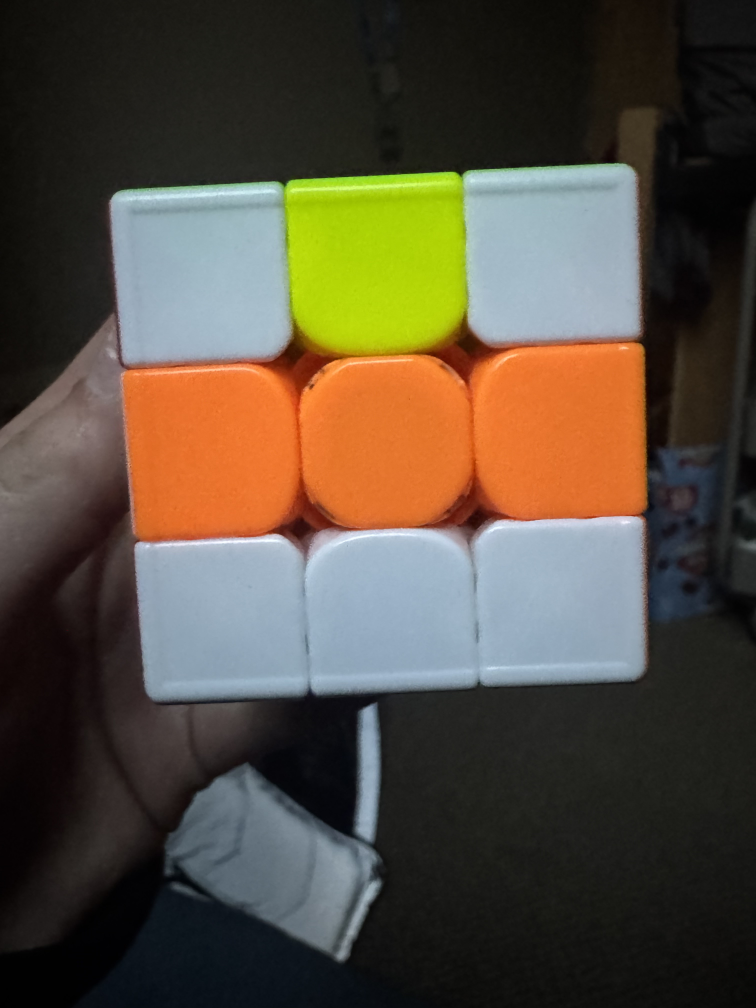
#> input picture face1_rubiks_cube.jpg, 3024 x 4032 px, given in place of the camera (shown at 1/4 size)
$ python edge_detection.py
#> lines starting #> are read from the running program, lines starting #| are printed output that depends on the picture; after the words box and inside, x2 and y2 are one past the last pixel; in counts of white or black regions, pixels touching at a corner belong together
import cv2
import numpy as np
import sys
import html
import webbrowser
from pathlib import Path
import kociemba
from skimage.color import rgb2lab, deltaE_ciede2000

# Define the colors of rubiks cube
COLOR_MAPPINGS = {
    "White": {"char": "W", "id": 1, "bgr": (255, 255, 255)},
    "Yellow": {"char": "Y", "id": 2, "bgr": (0, 255, 255)},
    "Green": {"char": "G", "id": 3, "bgr": (0, 200, 0)},
    "Blue": {"char": "B", "id": 4, "bgr": (255, 0, 0)},
    "Orange": {"char": "O", "id": 5, "bgr": (0, 140, 255)},
    "Red": {"char": "R", "id": 6, "bgr": (0, 0, 255)},
    "Unknown": {"char": "?", "id": 0, "bgr": (128, 128, 128)},
}


# Initial implementation for showing on UI, use LAB to actually classify colors
def classify_hsv_color(h, s, v):
    """
    Define what the hue value ranges are across the 6 colors of the Rubiks Cube
    """

    # OpenCV Hue ranges from 0 to 180
    if s < 60 and v > 150:
        return "White"
    if 0 <= h <= 10 or 160 <= h <= 180:
        return "Red"  # Red is weird in OpenCv
    elif 11 <= h <= 25:
        return "Orange"
    elif 26 <= h <= 35:
        return "Yellow"
    elif 36 <= h <= 85:
        return "Green"
    elif 86 <= h <= 130:
        return "Blue"
    else:
        return "Unknown"


FACES = "URFDLB"
CENTERS = dict(zip(FACES, ["White", "Red", "Green", "Yellow", "Orange", "Blue"]))
TOP = {"U": "B", "R": "U", "F": "U", "D": "F", "L": "U", "B": "U"}
TARGET_WIDTH = 800  # Downsize to 800px width

# Not using edge detection for now
USE_CONTOURS = False


def face_box(og_image):
    """
    Find bounding box of cube face

    Arguments:
        og_image = 2D nparray storing image

    Returns:
        grid: tuple storing representing the x-offset for tile, y-offset for tile center, width, and height of image
    """
    h, w = og_image.shape[:2]

    # Make square to place cube face in
    size = min(int(min(h, w) * 0.6), h - 190)
    size = max(60, size)
    grid = ((w - size) // 2, (h - size) // 2, size, size)

    if not USE_CONTOURS:
        return grid

    img_area = h * w
    # For edge detections - using grayscale, blur a little bit to reduce noise,
    # and then use Canny edge detection
    gray = cv2.cvtColor(og_image, cv2.COLOR_BGR2GRAY)
    blur = cv2.GaussianBlur(gray, (5, 5), 0)
    edges = cv2.Canny(blur, threshold1=30, threshold2=100)

    # Close gap for the edges that are not defined the full way
    kernel = cv2.getStructuringElement(cv2.MORPH_RECT, (3, 3))
    closed_edges = cv2.morphologyEx(edges, cv2.MORPH_CLOSE, kernel, iterations=2)
    # full_edges = cv2.dilate(closed_edges, kernel, iterations=1)
    contours, hierarchy = cv2.findContours(
        closed_edges, cv2.RETR_EXTERNAL, cv2.CHAIN_APPROX_SIMPLE
    )

    face_bounding_box = None
    for c in sorted(contours, key=cv2.contourArea, reverse=True):
        a = cv2.contourArea(
            c
        )  # calculates the area of a detected contour using Green's theorem
        if (
            0.05 * img_area < a < 0.85 * img_area
        ):  # this logic may be off...double check
            x, y, w, h = cv2.boundingRect(c)
            if 0.65 <= (w / float(h)) <= 1.35:
                face_bounding_box = (x, y, w, h)
                break

    return face_bounding_box or grid


def read_face(og_image):
    """Read colors of 9 squares on cube face

    Arguments:
        og_image = 2D nparray storing image

    Returns:
        lab_results: 3x3 array storing calculated HSV color value for each tile on Rubik's Cube face
        annotated_image: cropped image of Rubik's Cube face
        square_results: 3x3 array storing mapped color value in each element (representing face)
    """

    # if face_bounding_box is None:
    #     largest_contour = max(contours, key=cv2.contourArea)
    #     face_bounding_box = cv2.boundingRect(largest_contour)

    fx, fy, fw, fh = face_box(og_image)
    # print(f"Box: X={fx}, Y={fy}, W={fw}, H={fh}")

    # Originally had a complicated way to get squares inside bounding box, now trying ot get the 3x3 and classify colors
    hsv_image = cv2.cvtColor(og_image, cv2.COLOR_BGR2HSV)
    lab_image = cv2.cvtColor(og_image, cv2.COLOR_BGR2LAB)
    # # Experiment w/ skimage, doesn't seem to increase accuracy
    # rgb_image = cv2.cvtColor(og_image, cv2.COLOR_BGR2RGB)
    # lab_image = rgb2lab(rgb_image)

    # Divide into 3x3 grid
    step_x = fw / 3.0
    step_y = fh / 3.0
    id_radius = int(
        min(step_x, step_y) * 0.15
    )  # where it should look for the squares of rubiks cubs with 15% buffer

    square_results = []
    lab_results = []

    annotated_img = og_image.copy()  # to store

    # 3 rows each with 3 squares
    for r in range(3):
        row_colors = []
        for c in range(3):
            # Finding the center points
            cx = int(fx + (c + 0.5) * step_x)
            cy = int(fy + (r + 0.5) * step_y)

            # Finding the central patch and median HSV to hopefully ignore the noise
            patch = hsv_image[
                cy - id_radius : cy + id_radius, cx - id_radius : cx + id_radius
            ]
            med_h = np.median(patch[:, :, 0])
            med_s = np.median(patch[:, :, 1])
            med_v = np.median(patch[:, :, 2])

            color_name = classify_hsv_color(med_h, med_s, med_v)
            row_colors.append(color_name)

            lab_patch = lab_image[
                cy - id_radius : cy + id_radius, cx - id_radius : cx + id_radius
            ]
            lab_results.append(np.median(lab_patch, axis=(0, 1)))

            # Show
            cv2.rectangle(
                annotated_img,
                (cx - id_radius, cy - id_radius),
                (cx + id_radius, cy + id_radius),
                (0, 255, 0),
                1,
            )
            # Make letters more readable on cube
            char = COLOR_MAPPINGS.get(color_name, {"char": "?"})["char"]
            cv2.putText(
                annotated_img,
                char,
                (cx - 9, cy + 8),
                cv2.FONT_HERSHEY_SIMPLEX,
                0.75,
                (0, 0, 0),
                4,
            )
            cv2.putText(
                annotated_img,
                char,
                (cx - 9, cy + 8),
                cv2.FONT_HERSHEY_SIMPLEX,
                0.75,
                (255, 255, 255),
                2,
            )

        square_results.append(row_colors)

    # Draw 3x3 grid over image
    for i in range(4):
        x = int(fx + i * step_x)
        y = int(fy + i * step_y)
        cv2.line(annotated_img, (x, fy), (x, fy + fh), (0, 255, 0), 2)
        cv2.line(annotated_img, (fx, y), (fx + fw, y), (0, 255, 0), 2)

    # Return LAB samples
    return lab_results, annotated_img


# [26 lines left out: function classify_lab, not called in this run]


def scan_cube():
    """
    Main video loop to scan cube with webcam, uses spacebar to scan current face and
    move onto the next face

    Arguments:
        None

    Returns:
        state: string value representing the cubestring value of the Rubik's Cube
    """
    camera = cv2.VideoCapture(0)
    scans, references = {}, {}
    i = 0

    while i < 6:
        ok, frame = camera.read()
#> frame is the input picture: shape (4032, 3024, 3); mean B, G, R 61.2, 75.4, 84.7
        if not ok:
            raise RuntimeError("Camera disconnected")

        # Resize
        h_orig, w_orig = frame.shape[:2]
#> h_orig = 4032; w_orig = 3024
        if w_orig > TARGET_WIDTH:
            frame = cv2.resize(
                frame,
                (TARGET_WIDTH, int(h_orig * TARGET_WIDTH / w_orig)),
                interpolation=cv2.INTER_AREA,
            )
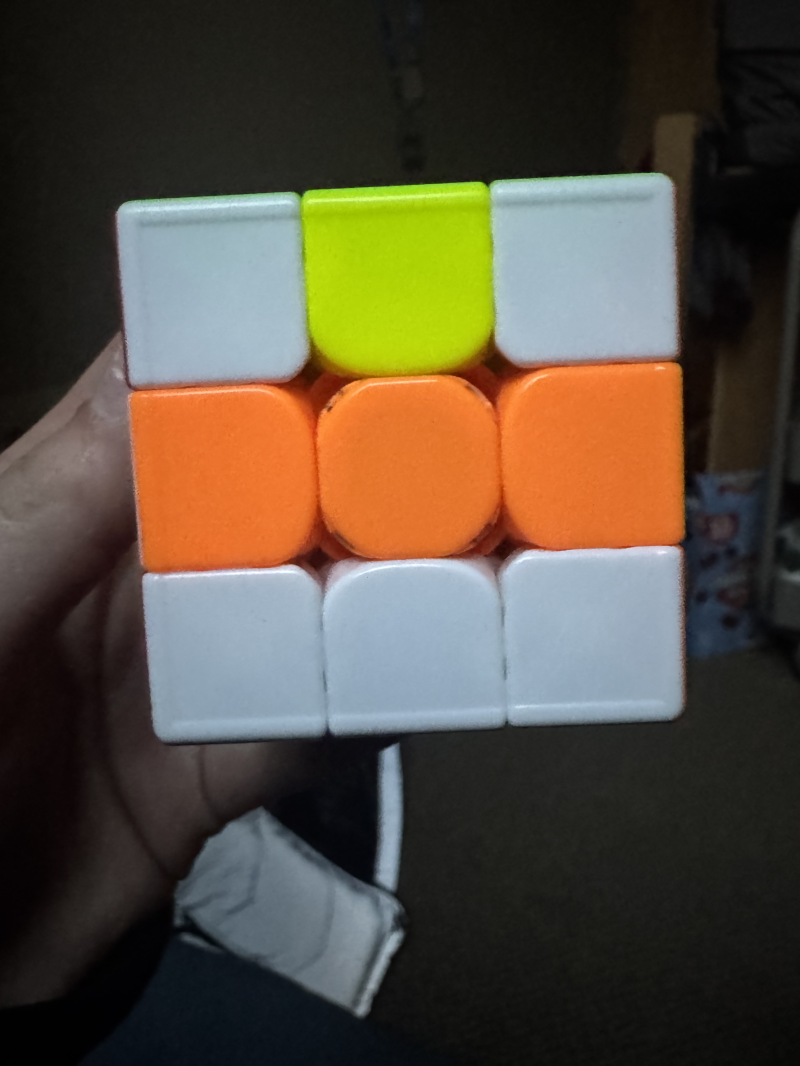
#> frame: shape (1066, 800, 3); mean B, G, R 61.2, 75.4, 84.7

        samples, preview = read_face(frame)
#> in read_face, `fx, fy, fw, fh = face_box(og_image)`: fx = 160; fy = 293; fw = 480
#> in read_face, `hsv_image = cv2.cvtColor(og_image, cv2.COLOR_BGR2HSV)`: hsv_image: shape (1066, 800, 3); mean H, S, V 49.9, 82.5, 94
#> in read_face, `lab_image = cv2.cvtColor(og_image, cv2.COLOR_BGR2LAB)`: lab_image: shape (1066, 800, 3); mean of channels 0, 1, 2 80.3, 131, 136.7
#> in read_face, `step_x = fw / 3.0`: step_x = 160
#> in read_face, `id_radius = int( min(step_x, step_y) * 0.15 )`: id_radius = 24
#> after the loop in read_face, `for r in range(3):`:
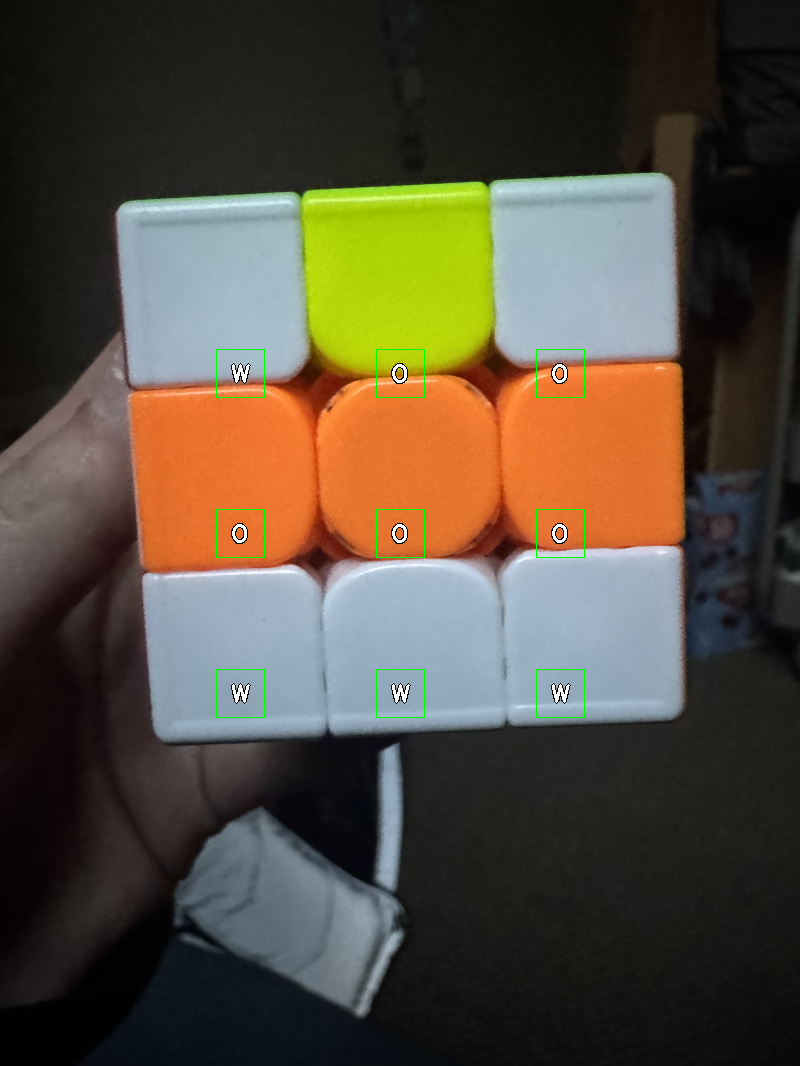
#> annotated_img: shape (1066, 800, 3); 0.47% of pixels changed, all inside (x1, y1, x2, y2) = (216, 349, 585, 718)
#> after the loop in read_face, `for r in range(3):`: lab_patch: shape (48, 48, 3); mean H, S, V 177.8, 124.5, 116.2
#> after the loop in read_face, `for r in range(3):`: lab_results = [[186, 126, 120], [182, 132, 193], [164, 166, 183], [157, 170, 185], [155, 167, 184], [156, 168, 182], [169, 125, 117], [174, 125, 115], [176, 125, 116]]; square_results = [['White', 'Orange', 'Orange'], ['Orange', 'Orange', 'Orange'], ['White', 'White', 'White']]
#> the loop in read_face, `for i in range(4):` made 4 passes
#> (x, y) on passes 1 to 4: (160, 293), (320, 453), (480, 613), (640, 773)
#> after the loop in read_face, `for i in range(4):`:
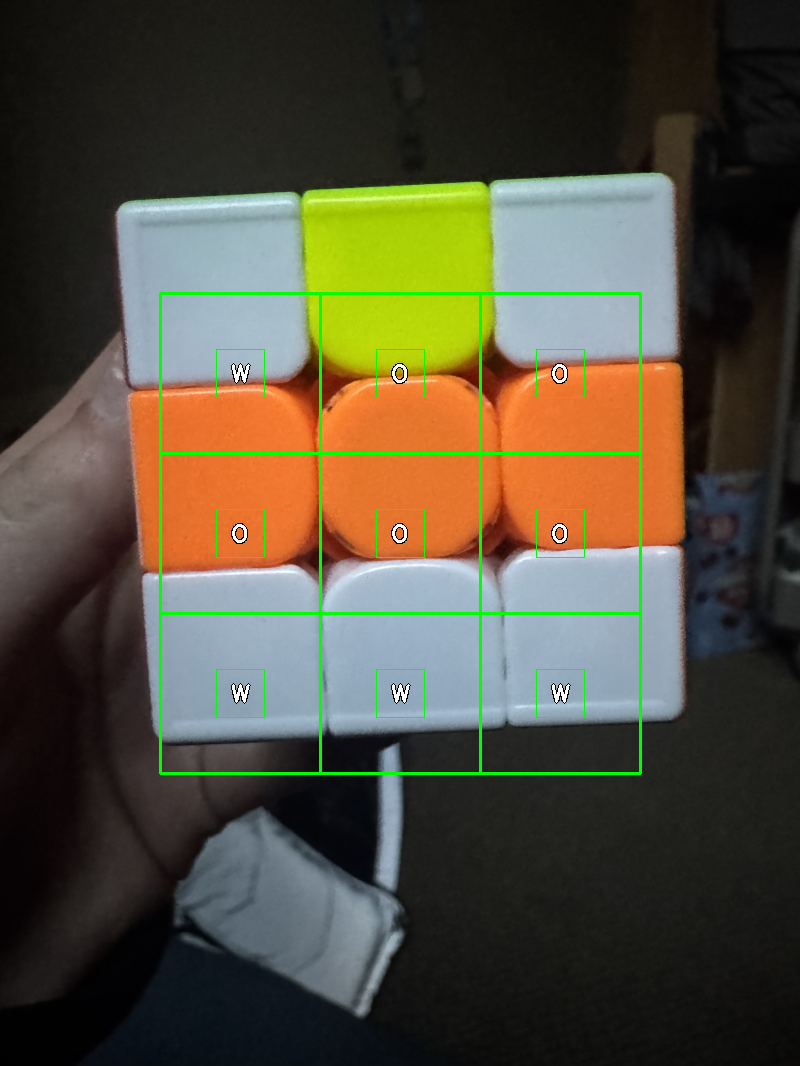
#> annotated_img: shape (1066, 800, 3); 1.34% of pixels changed, all inside (x1, y1, x2, y2) = (159, 292, 642, 775)
#> samples has the same summary as lab_results in read_face
        face = FACES[i]
        h, w = preview.shape[:2]
#> h = 1066; w = 800

        # Face instructions
        cv2.rectangle(preview, (0, 0), (w, 75), (30, 30, 30), -1)
#> preview: shape (1066, 800, 3); 7.13% of pixels changed, all inside (x1, y1, x2, y2) = (0, 0, 800, 76)
        cv2.putText(
            preview,
            f"{i+1}/6  {face} - {CENTERS[face]} center",
            (12, 30),
            cv2.FONT_HERSHEY_SIMPLEX,
            0.7,
            (255, 255, 255),
            2,
        )
        cv2.putText(
            preview,
            f"Keep {TOP[face]} ({CENTERS[TOP[face]]}) on top",
            (12, 62),
            cv2.FONT_HERSHEY_SIMPLEX,
            0.6,
            (255, 255, 255),
            2,
        )

        # Keyboard Controls for UI
        cv2.rectangle(preview, (0, h - 40), (w, h), (30, 30, 30), -1)
#> preview: shape (1066, 800, 3); mean B, G, R 62, 79.3, 84.2
        cv2.putText(
            preview,
            "SPACE save    B back    Q quit",
            (12, h - 13),
            cv2.FONT_HERSHEY_SIMPLEX,
            0.6,
            (255, 255, 255),
            2,
        )
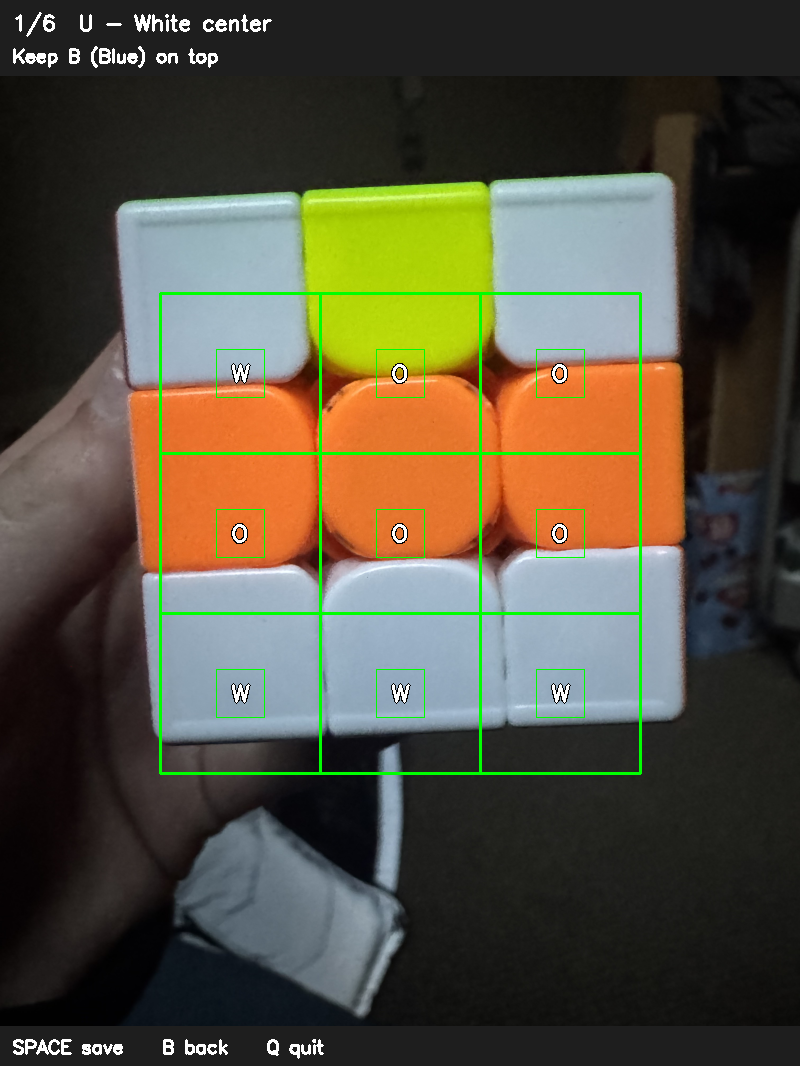
#> preview: shape (1066, 800, 3); mean B, G, R 62.4, 79.7, 84.6

        cv2.imshow("Cube Scanner", preview)
        key = cv2.waitKey(1) & 255
#> (key q is pressed here)

        # Quit key
        if key in (27, ord("q")):
            camera.release()
            cv2.destroyAllWindows()
            return None
        # Go back to prev face
        if key == ord("b") and i > 0:
            i -= 1
        # Save current face
        elif key == 32:
            # Learn actual color of faces center automatically
            scans[face] = samples
            references[CENTERS[face]] = samples[4]
            print(f"Saved {face} / {CENTERS[face]} center:", samples[4].astype(int))
            i += 1

    camera.release()
    cv2.destroyAllWindows()

    # Since all 6 reference colors exist --> reclassify each saved sticker
    color_to_face = {color: face for face, color in CENTERS.items()}
    state = ""
    for face in FACES:
        colors = [classify_lab(sample, references) for sample in scans[face]]

        # Print detected colors
        print(face, " ".join(COLOR_MAPPINGS[color]["char"] for color in colors))

        # Convert color names into cube notation for kociemba
        state += "".join(color_to_face[color] for color in colors)

    # TODO: Add auto color count adjustment
    if any(state.count(face) != 9 for face in FACES):
        raise ValueError("Wrong color counts --> rescan")
    return state


# [36 lines left out: functions invert_moves, show_twistyplayer, not called in this run]


if __name__ == "__main__":
    state = scan_cube()
    # Stop if quit during scanning
    if state is None:
        sys.exit()
#> (the program exits here)
